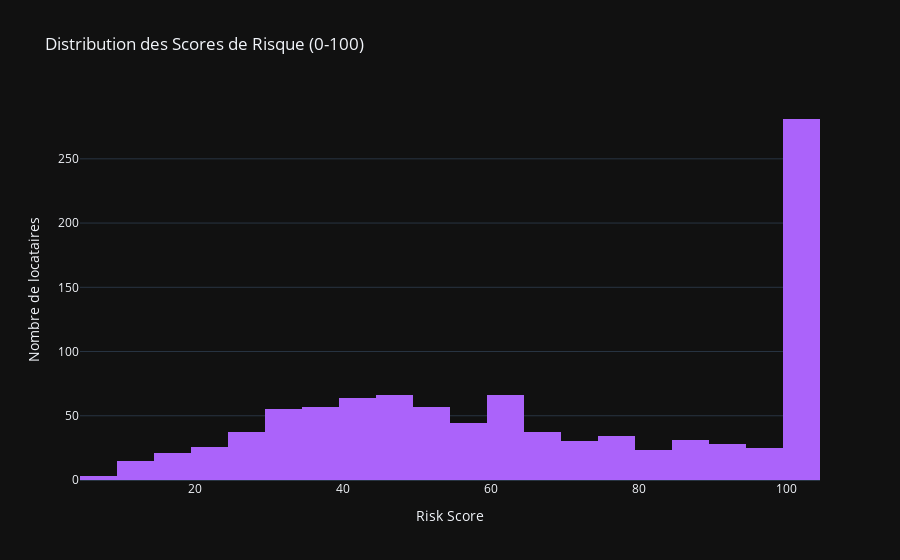

The code cell stored with this chart in its notebook:
### Markdown cell above
### 📊 Distribution des Risk Scores

### Code cell
fig = go.Figure()
fig.add_trace(go.Histogram(x=df_tenants['risk_score'], nbinsx=25, marker_color='#AB63FA'))
fig.update_layout(
    title='Distribution des Scores de Risque (0-100)',
    xaxis_title='Risk Score',
    yaxis_title='Nombre de locataires'
)
fig.show()

print(f'⚠️ Risk score moyen : {df_tenants["risk_score"].mean():.1f}/100')
print(f'⚠️ Risk score médian: {df_tenants["risk_score"].median():.1f}/100')
print(f'⚠️ Écart-type: {df_tenants["risk_score"].std():.1f}')

### Figure 1 — Plotly figure (JSON) as saved in the notebook; plotly's stock layout.template omitted (floating-point values rounded to 4 significant figures; data arrays with more than 128 entries replaced by an {"elided": "..."} marker saying what was removed)
{"data": [{"marker": {"color": "#AB63FA"}, "nbinsx": 25, "x": {"elided": "1000 int values"}, "type": "histogram"}], "layout": {"title": {"text": "Distribution des Scores de Risque (0-100)"}, "xaxis": {"title": {"text": "Risk Score"}}, "yaxis": {"title": {"text": "Nombre de locataires"}}}}
